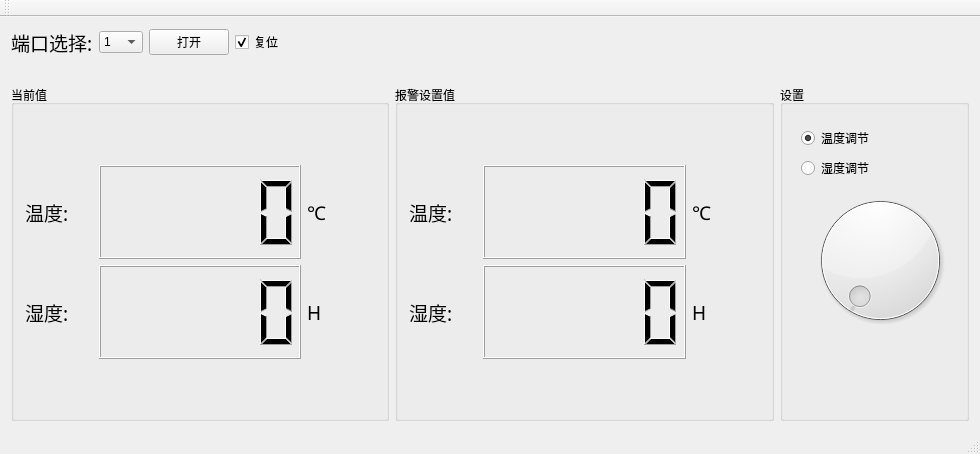
<?xml version="1.0" encoding="UTF-8"?>
<ui version="4.0">
 <class>MainWindow</class>
 <widget class="QMainWindow" name="MainWindow">
  <property name="geometry">
   <rect>
    <x>0</x>
    <y>0</y>
    <width>980</width>
    <height>454</height>
   </rect>
  </property>
  <property name="windowTitle">
   <string>MainWindow</string>
  </property>
  <widget class="QWidget" name="centralWidget">
   <layout class="QGridLayout" name="gridLayout">
    <item row="0" column="0">
     <layout class="QVBoxLayout" name="verticalLayout_2" stretch="4,1,15">
      <item>
       <layout class="QHBoxLayout" name="horizontalLayout_7" stretch="1,0,1,1,5">
        <item>
         <layout class="QHBoxLayout" name="horizontalLayout_5" stretch="1,2,2">
          <item>
           <widget class="QLabel" name="label">
            <property name="font">
             <font>
              <family>黑体</family>
              <pointsize>14</pointsize>
              <weight>50</weight>
              <bold>false</bold>
             </font>
            </property>
            <property name="text">
             <string>端口选择:</string>
            </property>
           </widget>
          </item>
          <item>
           <widget class="QComboBox" name="comboBox">
            <item>
             <property name="text">
              <string>1</string>
             </property>
            </item>
            <item>
             <property name="text">
              <string>2</string>
             </property>
            </item>
            <item>
             <property name="text">
              <string>3</string>
             </property>
            </item>
            <item>
             <property name="text">
              <string>4</string>
             </property>
            </item>
            <item>
             <property name="text">
              <string>5</string>
             </property>
            </item>
            <item>
             <property name="text">
              <string>6</string>
             </property>
            </item>
            <item>
             <property name="text">
              <string>7</string>
             </property>
            </item>
            <item>
             <property name="text">
              <string>8</string>
             </property>
            </item>
            <item>
             <property name="text">
              <string>9</string>
             </property>
            </item>
            <item>
             <property name="text">
              <string>10</string>
             </property>
            </item>
            <item>
             <property name="text">
              <string>11</string>
             </property>
            </item>
           </widget>
          </item>
          <item>
           <widget class="QPushButton" name="pushButton">
            <property name="text">
             <string>打开</string>
            </property>
           </widget>
          </item>
         </layout>
        </item>
        <item>
         <widget class="QCheckBox" name="checkBox">
          <property name="text">
           <string>复位</string>
          </property>
          <property name="checked">
           <bool>true</bool>
          </property>
         </widget>
        </item>
        <item>
         <spacer name="horizontalSpacer">
          <property name="orientation">
           <enum>Qt::Horizontal</enum>
          </property>
          <property name="sizeHint" stdset="0">
           <size>
            <width>40</width>
            <height>20</height>
           </size>
          </property>
         </spacer>
        </item>
        <item>
         <spacer name="horizontalSpacer_2">
          <property name="orientation">
           <enum>Qt::Horizontal</enum>
          </property>
          <property name="sizeHint" stdset="0">
           <size>
            <width>40</width>
            <height>20</height>
           </size>
          </property>
         </spacer>
        </item>
        <item>
         <spacer name="horizontalSpacer_3">
          <property name="orientation">
           <enum>Qt::Horizontal</enum>
          </property>
          <property name="sizeHint" stdset="0">
           <size>
            <width>40</width>
            <height>20</height>
           </size>
          </property>
         </spacer>
        </item>
       </layout>
      </item>
      <item>
       <spacer name="verticalSpacer_4">
        <property name="orientation">
         <enum>Qt::Vertical</enum>
        </property>
        <property name="sizeHint" stdset="0">
         <size>
          <width>20</width>
          <height>40</height>
         </size>
        </property>
       </spacer>
      </item>
      <item>
       <layout class="QHBoxLayout" name="horizontalLayout_6" stretch="2,2,1">
        <item>
         <widget class="QGroupBox" name="groupBox">
          <property name="title">
           <string>当前值</string>
          </property>
          <layout class="QVBoxLayout" name="verticalLayout_5" stretch="1,4,1">
           <item>
            <spacer name="verticalSpacer_8">
             <property name="orientation">
              <enum>Qt::Vertical</enum>
             </property>
             <property name="sizeHint" stdset="0">
              <size>
               <width>20</width>
               <height>32</height>
              </size>
             </property>
            </spacer>
           </item>
           <item>
            <layout class="QVBoxLayout" name="verticalLayout_4">
             <item>
              <layout class="QHBoxLayout" name="horizontalLayout_2" stretch="1,3,1">
               <item>
                <widget class="QLabel" name="label_2">
                 <property name="font">
                  <font>
                   <family>黑体</family>
                   <pointsize>14</pointsize>
                  </font>
                 </property>
                 <property name="text">
                  <string>温度:</string>
                 </property>
                </widget>
               </item>
               <item>
                <widget class="QLCDNumber" name="lcdNumber"/>
               </item>
               <item>
                <widget class="QLabel" name="label_6">
                 <property name="font">
                  <font>
                   <family>黑体</family>
                   <pointsize>14</pointsize>
                  </font>
                 </property>
                 <property name="text">
                  <string>℃</string>
                 </property>
                </widget>
               </item>
              </layout>
             </item>
             <item>
              <layout class="QHBoxLayout" name="horizontalLayout_3" stretch="1,3,1">
               <item>
                <widget class="QLabel" name="label_3">
                 <property name="font">
                  <font>
                   <family>黑体</family>
                   <pointsize>14</pointsize>
                  </font>
                 </property>
                 <property name="text">
                  <string>湿度:</string>
                 </property>
                </widget>
               </item>
               <item>
                <widget class="QLCDNumber" name="lcdNumber_2"/>
               </item>
               <item>
                <widget class="QLabel" name="label_7">
                 <property name="font">
                  <font>
                   <family>黑体</family>
                   <pointsize>14</pointsize>
                  </font>
                 </property>
                 <property name="text">
                  <string>H</string>
                 </property>
                </widget>
               </item>
              </layout>
             </item>
            </layout>
           </item>
           <item>
            <spacer name="verticalSpacer_3">
             <property name="orientation">
              <enum>Qt::Vertical</enum>
             </property>
             <property name="sizeHint" stdset="0">
              <size>
               <width>20</width>
               <height>44</height>
              </size>
             </property>
            </spacer>
           </item>
          </layout>
         </widget>
        </item>
        <item>
         <widget class="QGroupBox" name="groupBox_2">
          <property name="title">
           <string>报警设置值</string>
          </property>
          <layout class="QVBoxLayout" name="verticalLayout_6" stretch="1,4,1">
           <item>
            <spacer name="verticalSpacer_5">
             <property name="orientation">
              <enum>Qt::Vertical</enum>
             </property>
             <property name="sizeHint" stdset="0">
              <size>
               <width>20</width>
               <height>32</height>
              </size>
             </property>
            </spacer>
           </item>
           <item>
            <layout class="QVBoxLayout" name="verticalLayout_3" stretch="1,1">
             <item>
              <layout class="QHBoxLayout" name="horizontalLayout" stretch="1,3,1">
               <item>
                <widget class="QLabel" name="label_4">
                 <property name="font">
                  <font>
                   <family>黑体</family>
                   <pointsize>14</pointsize>
                  </font>
                 </property>
                 <property name="text">
                  <string>温度:</string>
                 </property>
                </widget>
               </item>
               <item>
                <widget class="QLCDNumber" name="lcdNumber_3">
                 <property name="font">
                  <font>
                   <family>Berlin Sans FB</family>
                   <pointsize>16</pointsize>
                  </font>
                 </property>
                </widget>
               </item>
               <item>
                <widget class="QLabel" name="label_8">
                 <property name="font">
                  <font>
                   <family>黑体</family>
                   <pointsize>14</pointsize>
                  </font>
                 </property>
                 <property name="text">
                  <string>℃</string>
                 </property>
                </widget>
               </item>
              </layout>
             </item>
             <item>
              <layout class="QHBoxLayout" name="horizontalLayout_4" stretch="1,3,1">
               <item>
                <widget class="QLabel" name="label_5">
                 <property name="font">
                  <font>
                   <family>黑体</family>
                   <pointsize>14</pointsize>
                  </font>
                 </property>
                 <property name="text">
                  <string>湿度:</string>
                 </property>
                </widget>
               </item>
               <item>
                <widget class="QLCDNumber" name="lcdNumber_4"/>
               </item>
               <item>
                <widget class="QLabel" name="label_9">
                 <property name="font">
                  <font>
                   <family>黑体</family>
                   <pointsize>14</pointsize>
                  </font>
                 </property>
                 <property name="text">
                  <string>H</string>
                 </property>
                </widget>
               </item>
              </layout>
             </item>
            </layout>
           </item>
           <item>
            <spacer name="verticalSpacer_6">
             <property name="orientation">
              <enum>Qt::Vertical</enum>
             </property>
             <property name="sizeHint" stdset="0">
              <size>
               <width>20</width>
               <height>32</height>
              </size>
             </property>
            </spacer>
           </item>
          </layout>
         </widget>
        </item>
        <item>
         <widget class="QGroupBox" name="groupBox_3">
          <property name="title">
           <string>设置</string>
          </property>
          <widget class="QWidget" name="layoutWidget">
           <property name="geometry">
            <rect>
             <x>10</x>
             <y>30</y>
             <width>181</width>
             <height>231</height>
            </rect>
           </property>
           <layout class="QVBoxLayout" name="verticalLayout_7">
            <item>
             <layout class="QVBoxLayout" name="verticalLayout">
              <item>
               <widget class="QRadioButton" name="radioButton">
                <property name="text">
                 <string>温度调节</string>
                </property>
                <property name="checked">
                 <bool>true</bool>
                </property>
               </widget>
              </item>
              <item>
               <widget class="QRadioButton" name="radioButton_2">
                <property name="text">
                 <string>湿度调节</string>
                </property>
               </widget>
              </item>
             </layout>
            </item>
            <item>
             <widget class="QDial" name="dial">
              <property name="mouseTracking">
               <bool>false</bool>
              </property>
              <property name="maximum">
               <number>499</number>
              </property>
              <property name="singleStep">
               <number>1</number>
              </property>
              <property name="pageStep">
               <number>9</number>
              </property>
             </widget>
            </item>
           </layout>
          </widget>
         </widget>
        </item>
       </layout>
      </item>
     </layout>
    </item>
   </layout>
  </widget>
  <widget class="QMenuBar" name="menuBar">
   <property name="geometry">
    <rect>
     <x>0</x>
     <y>0</y>
     <width>980</width>
     <height>26</height>
    </rect>
   </property>
  </widget>
  <widget class="QToolBar" name="mainToolBar">
   <attribute name="toolBarArea">
    <enum>TopToolBarArea</enum>
   </attribute>
   <attribute name="toolBarBreak">
    <bool>false</bool>
   </attribute>
  </widget>
  <widget class="QStatusBar" name="statusBar"/>
 </widget>
 <layoutdefault spacing="6" margin="11"/>
 <resources/>
 <connections/>
</ui>
